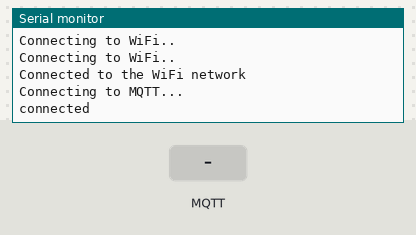
Bench run of a sketch on a simulated ESP8266 (NodeMCU). Parts: the last lines printed to the serial monitor. Inputs (shaded band) come from the test bench. WiFi joins after 1.5 s; servers stay silent unless stated; random numbers use the default seed unless the sketch sets one; no MQTT or app messages arrive unless stated.

Above: at 2.7 s.
2.8 s: MQTT message "1" arrives on the first subscribed topic
At 3.8 s:
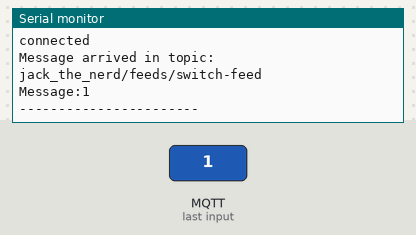
4.3 s: MQTT message "on" arrives on the first subscribed topic
At 5.0 s:
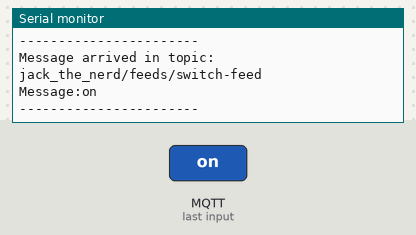
5.8 s: MQTT message "off" arrives on the first subscribed topic
At 6.1 s:
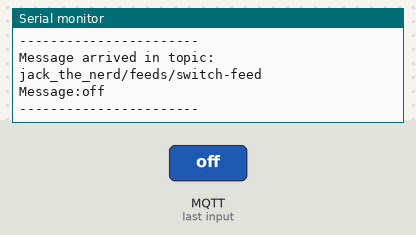

Measured:
- after the input at 2.8 s, the serial monitor: prints a new line at once (image 1)
- after the input at 4.3 s, the serial monitor: prints a new line at once (image 2)
- after the input at 5.8 s, the serial monitor: prints a new line at once (image 3)

The sketch:

ESP8266_MQTT_ADAFRUIT.ino
```cpp
#include <ESP8266WiFi.h>
#include <PubSubClient.h>

const char* ssid = "MCLEANS";
const char* password =  "agwaya234";

const char* mqttServer = "https://io.adafruit.com";
const int mqttPort = 1883;
const char* mqttUser = "jack_the_nerd";
const char* mqttPassword = "aio_RybB55PZpZzZb4mgsYrFpLRPhDTr";

WiFiClient espClient;
PubSubClient client(espClient);

void callback(char* topic, byte* payload, unsigned int length) {

  Serial.print("Message arrived in topic: ");
  Serial.println(topic);

  Serial.print("Message:");
  for (int i = 0; i < length; i++) {
    Serial.print((char)payload[i]);
  }

  Serial.println();
  Serial.println("-----------------------");

}

void setup() {

  Serial.begin(115200);

  WiFi.begin(ssid, password);

  while (WiFi.status() != WL_CONNECTED) {
    delay(500);
    Serial.println("Connecting to WiFi..");
  }
  Serial.println("Connected to the WiFi network");

  client.setServer(mqttServer, mqttPort);
  client.setCallback(callback);
  String clientId = "ESP8266Client-";
  clientId += String(random(0xffff), HEX);
  while (!client.connected()) {
    Serial.println("Connecting to MQTT...");

    if (client.connect((clientId.c_str(),mqttUser,mqttPassword ))) {

      Serial.println("connected");

    } else {

      Serial.print("failed with state ");
      Serial.print(client.state());
      delay(2000);

    }
  }

  client.publish("jack_the_nerd/feeds/switch-feed", "OFF");
  client.subscribe("jack_the_nerd/feeds/switch-feed");

}

void loop() {
  client.loop();
}
```
